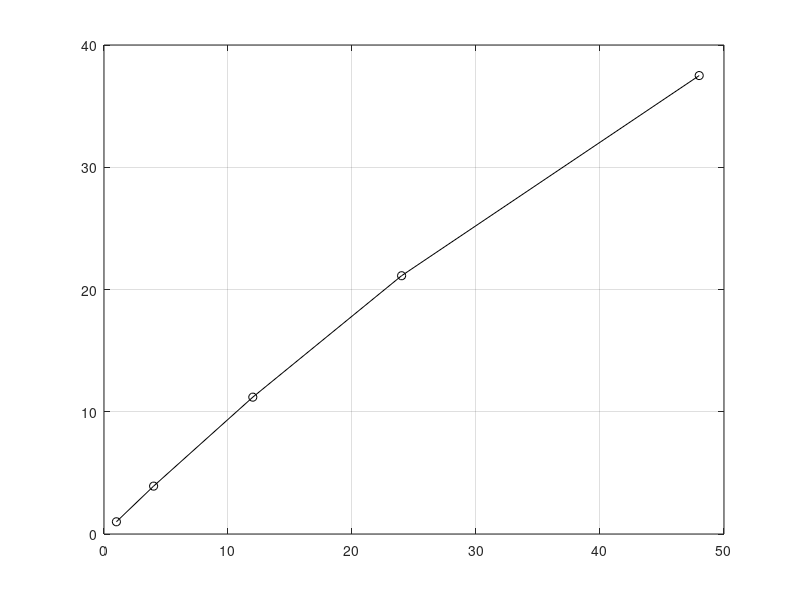

Reproduce this figure in MATLAB.
function speedup()

close all;

%first test
test{1}.n = [1,4,12,24,48];
test{1}.t = [150,38.3,13.4,7.1,4.0];
test{1}.speedup = test{1}.t(1)./test{1}.t;

hold on; grid on; box on;
plot(test{1}.n,test{1}.speedup,'-ok');